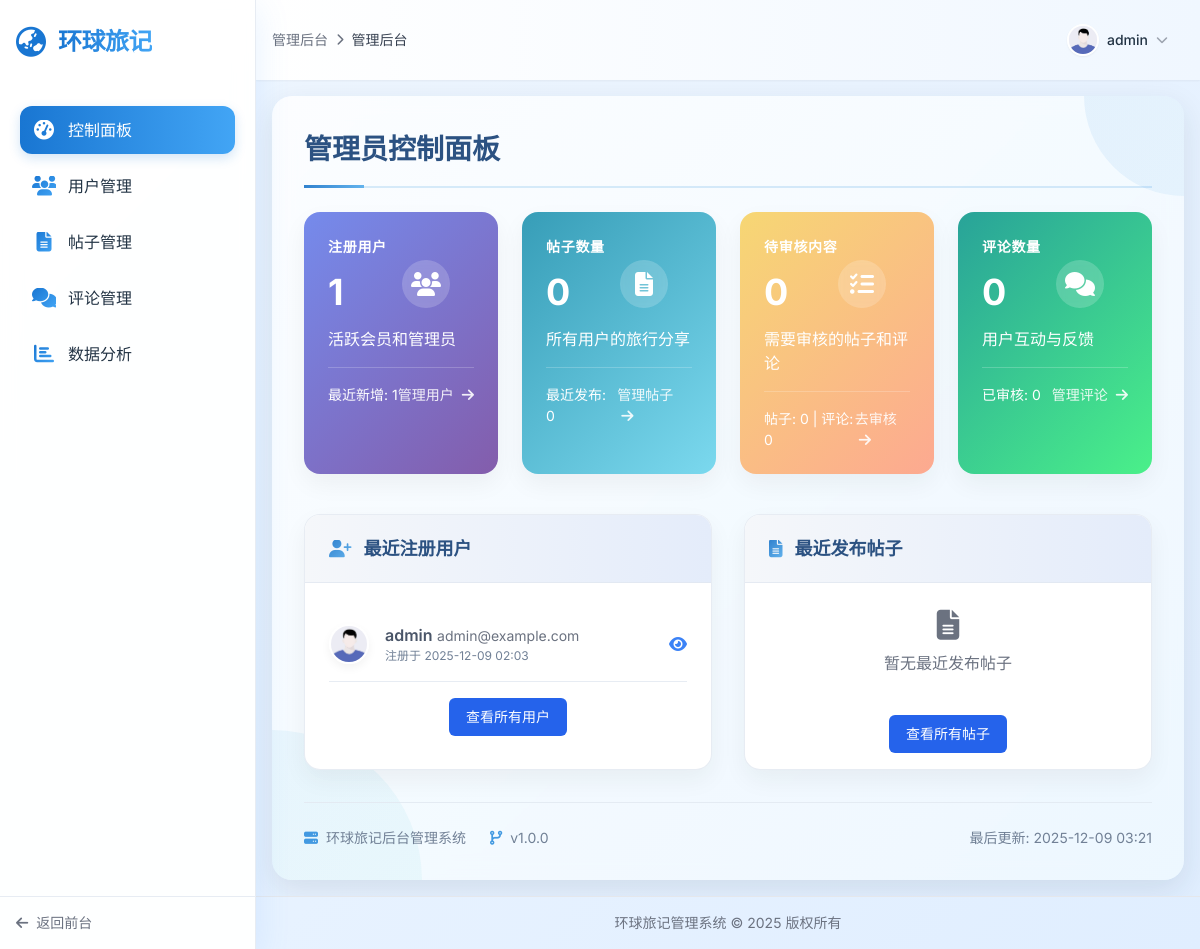
Page /admin/ (signed in) on the earlier database version.
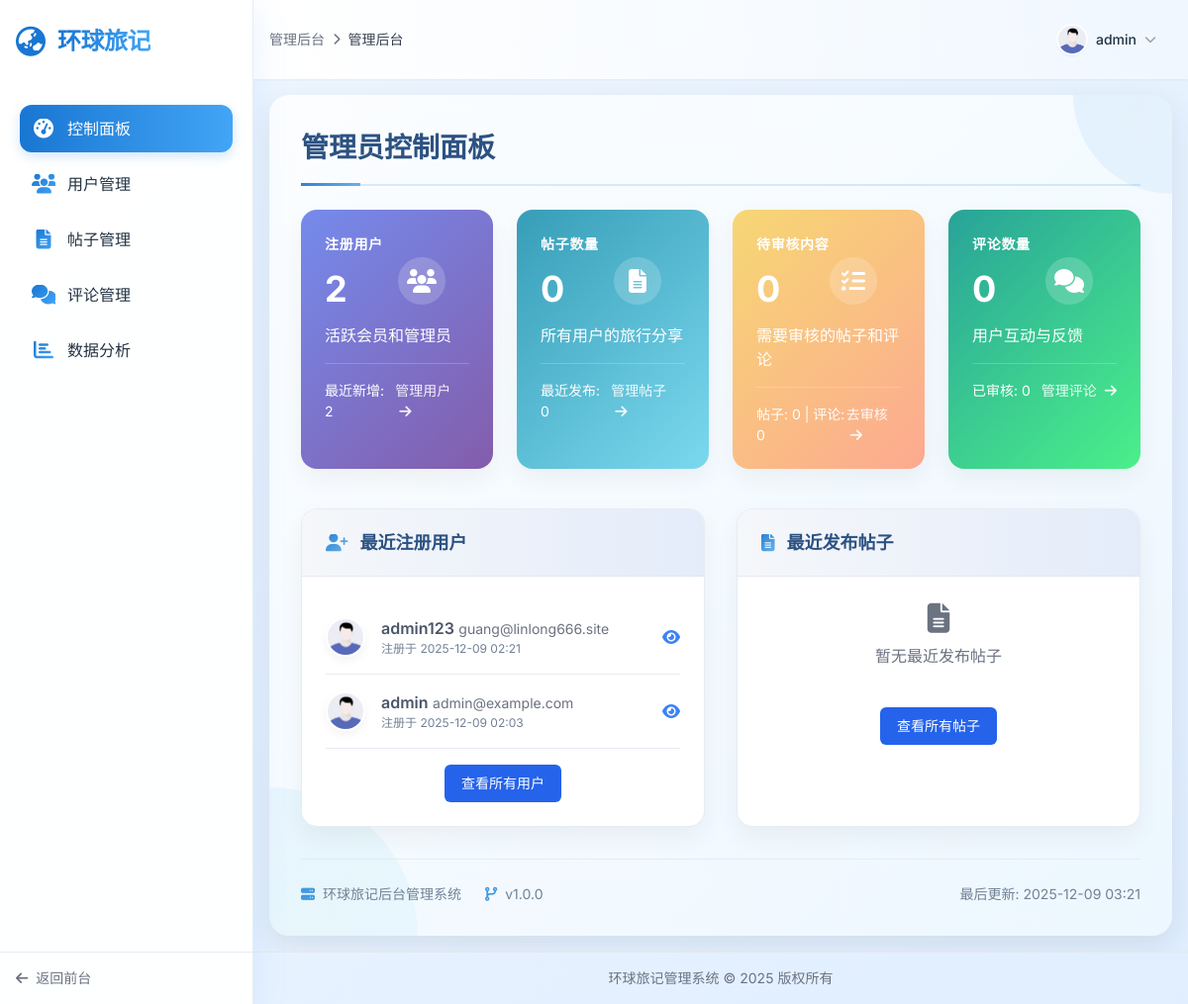
Same page on the later database version.
### app.py (models this page shows, shortened)
    class User(UserMixin, db.Model):
        __tablename__ = 'users'
        id = db.Column(db.Integer, primary_key=True)
        username = db.Column(db.String(64), index=True, nullable=False)
        email = db.Column(db.String(120), index=True, nullable=False)
        password_hash = db.Column(db.String(256), nullable=False)
        role = db.Column(db.String(10), default='user', nullable=False)  # 'user' 或 'admin'
        created_at = db.Column(db.DateTime, default=datetime.utcnow, nullable=False)
        is_deleted = db.Column(db.Boolean, default=False, nullable=False)
        avatar_url = db.Column(db.String(255), default=None)
        is_active = db.Column(db.Boolean, default=True, nullable=False)
        last_seen = db.Column(db.DateTime, default=datetime.utcnow, onupdate=datetime.utcnow)
        activity_score = db.Column(db.Float, default=0.0)  # 用户活跃度评分
        __table_args__ = (
            db.UniqueConstraint('username', 'is_deleted', name='uix_username_not_deleted'),
            db.UniqueConstraint('email', 'is_deleted', name='uix_email_not_deleted'),
        )
        @property
        def is_admin(self):
            return self.role == 'admin'

### controllers/admin_routes.py (the view)
@bp.route('/')
@login_required
@admin_required
def index():
    total_users = current_app.User.query.count()
    total_posts = current_app.Post.query.count()
    total_comments = current_app.Comment.query.count()
    pending_posts = current_app.Post.query.filter_by(is_approved=False, is_deleted=False).count()
    pending_comments = current_app.Comment.query.filter_by(is_approved=False, is_deleted=False).count()
    recent_users = current_app.User.query.order_by(current_app.User.created_at.desc()).limit(5).all()
    recent_posts = current_app.Post.query.order_by(current_app.Post.created_at.desc()).limit(5).all()
    return render_template('admin/index.html',
                          title='管理后台',
                          total_users=total_users,
                          total_posts=total_posts,
                          total_comments=total_comments,
                          pending_posts=pending_posts,
                          pending_comments=pending_comments,
                          recent_users=recent_users,
                          recent_posts=recent_posts,
                          now=datetime.utcnow())

### controllers/admin_routes.py (called while the page is built)
def admin_required(f):
    @wraps(f)
    def decorated_function(*args, **kwargs):
        if not current_user.is_authenticated or not current_user.is_admin:
            flash('您没有访问此页面的权限', 'danger')
            return redirect(url_for('main.index'))
        return f(*args, **kwargs)
    return decorated_function

### templates/admin/index.html (shortened to what the changed rows need)
{% extends "admin/base.html" %}
{% block content %}
<div class="admin-dashboard">
    <h1 class="dashboard-title">管理员控制面板</h1>
    <div class="stats-grid mb-10">
        <div class="stats-card users">
            <div class="stats-card-content">
                <h3>注册用户</h3>
                <div class="value">{{ total_users }}</div>
                <p>活跃会员和管理员</p>
                <div class="stats-icon">
                    <i class="fas fa-users"></i>
                </div>
                <div class="stats-footer">
                    <span>最近新增: {{ recent_users|length }}</span>
                    <a href="{{ url_for('admin.manage_users') }}">管理用户 <i class="fas fa-arrow-right ml-1"></i></a>
                </div>
            </div>
        </div>
    </div>
    <div class="grid grid-cols-1 md:grid-cols-2 gap-8">
        <div class="activity-card">
            <div class="activity-card-header">
                <h2 class="activity-card-title">
                    <i class="fas fa-user-plus"></i>
                    最近注册用户
                </h2>
            </div>
            <div class="activity-card-body">
                {% if recent_users %}
                    {% for user in recent_users %}
                        <div class="user-activity-item">
                            {% if user.avatar_url %}
                                <img src="{{ url_for('static', filename='uploads/profiles/' + user.avatar_url) }}" alt="{{ user.username }}" class="user-avatar">
                            {% else %}
                                <img src="{{ url_for('static', filename='img/default_avatar.png') }}" alt="默认头像" class="user-avatar">
                            {% endif %}
                            <div class="user-activity-content">
                                <div>
                                    <a href="{{ url_for('admin.user_detail', user_id=user.id) }}" class="user-name">{{ user.username }}</a>
                                    <span class="text-sm text-gray-500">{{ user.email }}</span>
                                </div>
                                <div class="user-activity-time">
                                    注册于 {{ user.created_at.strftime('%Y-%m-%d %H:%M') if user.created_at is not string else user.created_at }}
                                </div>
                            </div>
                            <a href="{{ url_for('admin.user_detail', user_id=user.id) }}" class="text-blue-500 hover:text-blue-700">
                                <i class="fas fa-eye"></i>
                            </a>
                        </div>
                    {% endfor %}
                {% else %}
                    <div class="text-center py-6 text-gray-500">
                        <i class="fas fa-users text-3xl mb-2"></i>
                        <p>暂无最近注册用户</p>
                    </div>
                {% endif %}
            </div>
        </div>
        <div class="activity-card">
            <div class="activity-card-header">
                <h2 class="activity-card-title">
                    <i class="fas fa-file-alt"></i>
                    最近发布帖子
                </h2>
            </div>
        </div>
    </div>
</div>
{% endblock %}

### templates/admin/base.html (shortened to what the changed rows need)
<!DOCTYPE html>
<html lang="zh-CN">
<head>
    <script src="https://cdn.tailwindcss.com"></script>
    <link href="https://cdnjs.cloudflare.com/ajax/libs/font-awesome/6.4.2/css/all.min.css" rel="stylesheet">
</head>
<body class="h-screen flex">
    <aside class="sidebar h-full w-64 fixed left-0 top-0 bottom-0 z-10 hidden md:flex">
        <div class="py-6 px-4 flex items-center">
            <h1 class="text-2xl sidebar-brand">环球旅记</h1>
        </div>
    </aside>
    <div class="flex-1 md:ml-64 flex flex-col h-screen overflow-hidden">
        <header class="header-gradient p-4 shadow-sm">
            <div class="container mx-auto flex justify-between items-center">
                <div class="relative">
                    <button id="user-menu-button" class="user-menu-btn flex items-center">
                        {% if current_user.avatar_url %}
                        <img src="{{ url_for('static', filename='uploads/profiles/' + current_user.avatar_url) }}" alt="用户头像" class="w-8 h-8 rounded-full object-cover border-2 border-white shadow-sm">
                        {% else %}
                        <img src="{{ url_for('static', filename='img/default_avatar.png') }}" alt="默认头像" class="w-8 h-8 rounded-full object-cover border-2 border-white shadow-sm">
                        {% endif %}
                        <span class="ml-2 text-sm font-medium">{{ current_user.username }}</span>
                        <i class="fas fa-chevron-down ml-2 text-xs text-gray-400"></i>
                    </button>
                </div>
            </div>
        </header>
        <main class="flex-1 overflow-y-auto p-4">
            <div class="container mx-auto">
                {% block content %}{% endblock %}
            </div>
        </main>
    </div>
</body>
</html>

Differences in the rows shown:
added User: username "admin123", email "guang@linlong666.site", created_at "2025-12-09 02:21"
Other differences:
{{ total_users }}: "1" → "2"
{{ recent_users|length }}: "1" → "2"
